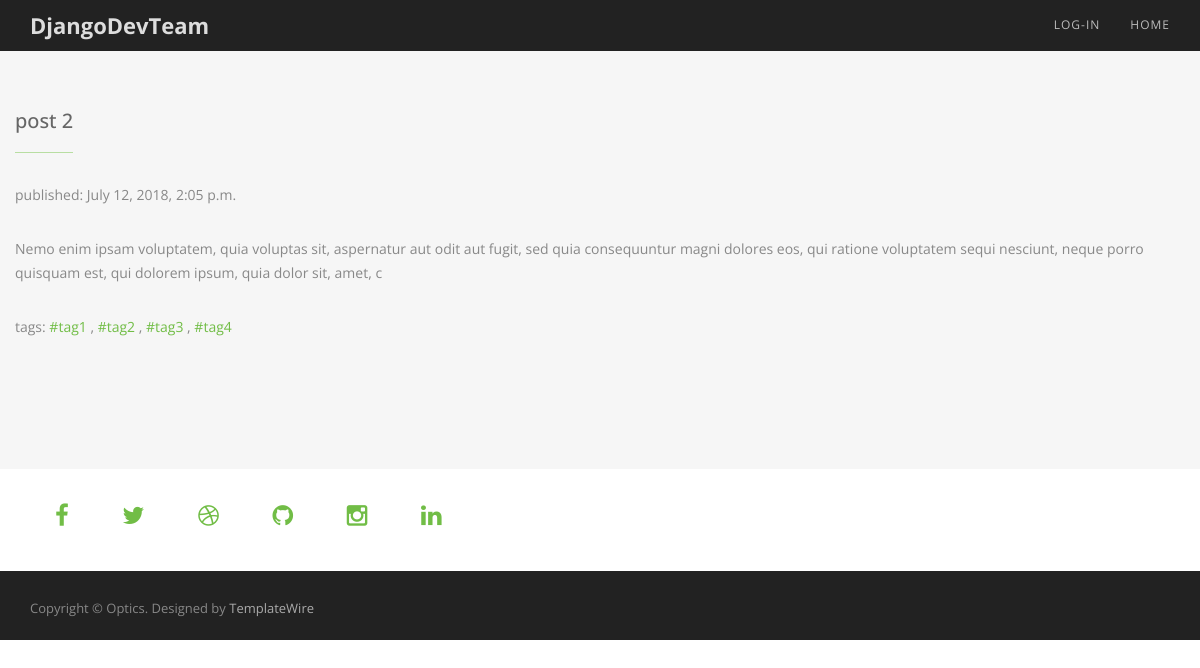
The app's page /blog/post/2/ with its own data.
### blog/models.py (models this page shows, shortened)
class Post(models.Model):
    author = models.ForeignKey('auth.User', on_delete=models.CASCADE)
    title = models.CharField(max_length=200)
    text = models.TextField()
    created_date = models.DateTimeField(
            default=timezone.now)
    published_date = models.DateTimeField(
            blank=True, null=True)
    tags = models.ManyToManyField(Tag, verbose_name='tags')

class Tag(models.Model):
    title = models.CharField(verbose_name='tag', max_length=200, unique=True)

### blog/views.py (the view)
# urls.py: url(r'^post/(?P<pk>\d+)/$', post_detail, name='post_detail'),
def post_detail(request, pk):
    post = get_object_or_404(Post, pk=pk)
    return render(request, 'post_detail.html', {'post': post})

### blog/templates/post_detail.html
{% extends 'base.html' %}
{% block content %}
    <div class="row">
      <h4>{{ post.title }}</h4>
      <p>published: {{ post.published_date }}</p>
      <p>{{ post.text|linebreaksbr }}</p>
      <p>tags: {% for tag in post.tags.all %}<a href="{% url 'post_with_tag' tpk=tag.pk %}">{{tag.title}}</a>
	  {% if not forloop.last %}, {% endif %}{%endfor%}</p>
    </div>
{% endblock %}

### blog/static/css/style.css (style rules this page uses)
body, html { font-family: 'Open Sans', sans-serif; text-rendering: optimizeLegibility !important; -webkit-font-smoothing: antialiased !important; color: #333; }
h4 { color: #666; font-size: 20px; }
p { font-family: 'Open Sans', sans-serif; color: #888; line-height: 24px; }
a { color: #71bd46; }
#about-section h4 { border-bottom: 1px solid #b8dea2; padding-bottom: 20px; display: inline-block; }
#about-section p { margin-top: 20px; margin-bottom: 30px; }

### records on screen
Post: title "post 2", published_date "July 12, 2018, 2:05 p.m.", text "Nemo enim ipsam voluptatem, quia voluptas sit, aspernatur aut odit aut fugit, sed quia consequuntur magni dolores eos, qui ratione voluptatem sequi nesciunt, neque porro quisquam est, qui dolorem ipsum, quia dolor sit, amet, c"
Tag: title "#tag1"
Tag: title "#tag2"
Tag: title "#tag3"
Tag: title "#tag4"
